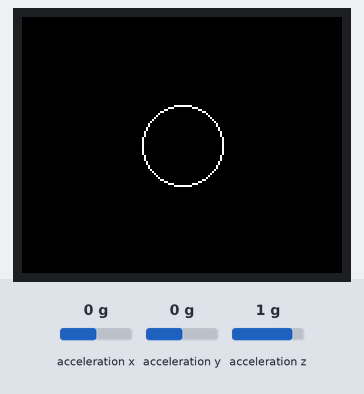
Simulated run of this sketch. Board: Arduino Uno, built with avr-gcc and run on an emulated ATmega328P. Parts: 160×128 colour display. Inputs (shaded band) come from the test bench; at power-on: acceleration x 0 g, acceleration y 0 g, acceleration z 1 g.

Above: at 1.2 s.
1.3 s: acceleration x set to -1.4 g
At 3.4 s:
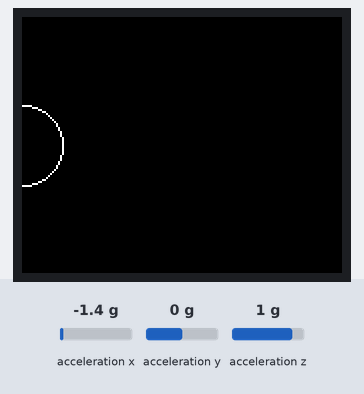
3.6 s: acceleration y set to -1.4 g
At 3.76 s:
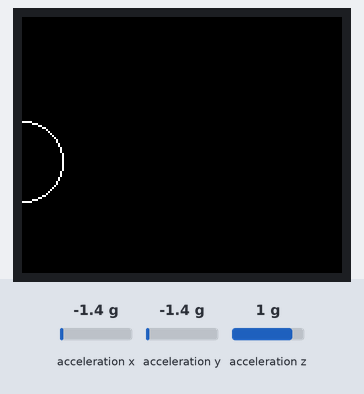
5.1 s: acceleration x set to 0 g
At 6.45 s:
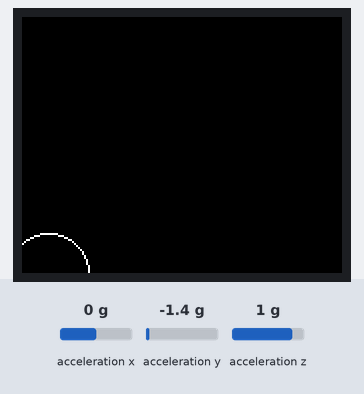
6.6 s: acceleration y set to 1.4 g
At 7.94 s:
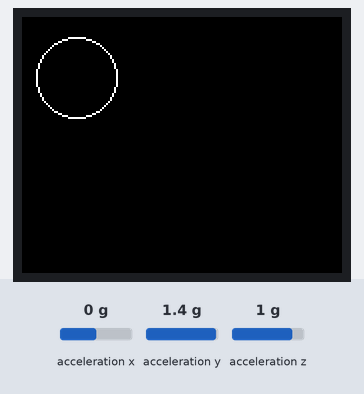
Timing chart, 0 to 9.3 s (numbered marks = the images above; inputs shaded):
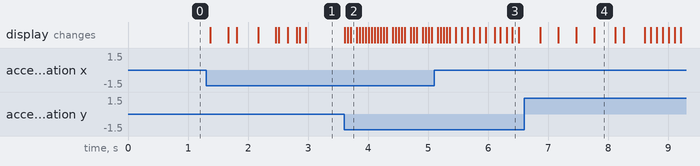

Measured:
- after the input at 1.3 s, the display: first changes after 0.07 s (image 1 shows a later state)
- after the input at 3.6 s, the display: first changes at once (image 2 shows a later state)

The sketch:

Serious_toy_circle.ino
```cpp
// Make the buffer bigger
char sensorPrintout[16];

// ACCELEROMETER SENSOR INCLUDES
#include <Wire.h>
#include <Adafruit_Sensor.h>
#include <Adafruit_ADXL345_U.h>

/* Assign a unique ID to this sensor at the same time */
Adafruit_ADXL345_Unified accel = Adafruit_ADXL345_Unified(12345);

// TFT Screen
#include <TFT.h>
#include <SPI.h>

// pin definition for the Micro
#define cs   4
#define dc   5
#define rst  6


TFT TFTscreen = TFT(cs, dc, rst);
int width;
int height;


// variables of the ball

float ballDirectionX = 0;
float ballDirectionY = 0;


float ballX, ballY, oldBallX, oldBallY;

float bounceCoef = 0.6;

int refreshPeriod = 50; // ms
unsigned long nextUpdate = 0;

int ballRadius = 20;

void setup() {
  // initialize the display
  TFTscreen.begin();
  // black background
  TFTscreen.background(0, 0, 0);

    // save the width and height of the screen
  width = TFTscreen.width();
  height = TFTscreen.height();

  /* Initialise the sensor */
  if (!accel.begin())
  {
    /* There was a problem detecting the ADXL345 ... check your connections */
    Serial.println("Ooops, no ADXL345 detected ... Check your wiring!");
    while (1);
  }

  accel.setRange(ADXL345_RANGE_16_G);

  ballX = oldBallX = width / 2;
  ballY = oldBallY = height / 2;

  TFTscreen.noFill();
}

void loop() {

  // set the fill color to black and erase the previous
  // position of the paddle if different from present
  TFTscreen.fill(0, 0, 0);

  // update the ball's position and draw it on screen
  if (millis() > nextUpdate) {
    nextUpdate += refreshPeriod;
    moveBall();
  }
}

// this function determines the ball's position on screen
void moveBall() {

  sensors_event_t event;
  accel.getEvent(&event);

  // Updte direction from accelerometer position
  ballDirectionX += event.acceleration.x / 10;
  ballDirectionY += event.acceleration.y / 10;

  // update the ball's position
  ballX += ballDirectionX;
  ballY -= ballDirectionY;

  // if the ball goes offscreen, reverse the direction:
  if (ballX > width || ballX < 0) {
    ballDirectionX = bounceCoef * -ballDirectionX;
    ballX = constrain(ballX, 0, width);
  }

  if (ballY > height || ballY < 0) {
    ballDirectionY = bounceCoef * -ballDirectionY;
    ballY = constrain(ballY, 0, height);
  }


  // erase the ball's previous position
  if ((int)oldBallX != (int)ballX || (int)oldBallY != (int)ballY) {
    TFTscreen.stroke(0, 0, 0);
    TFTscreen.circle(oldBallX, oldBallY, ballRadius);
  }


  // draw the ball's current position
  TFTscreen.stroke(255, 255, 255);
  TFTscreen.circle(ballX, ballY, ballRadius);

  oldBallX = ballX;
  oldBallY = ballY;

  //  TFTscreen.background(0, 0, 0);

  Serial.print(event.acceleration.x);
  Serial.print("\t");
  Serial.print(event.acceleration.y);
  Serial.print("\t");
  Serial.print(ballX);
  Serial.print("\t");
  Serial.print(ballY);
  Serial.println();

}
```
